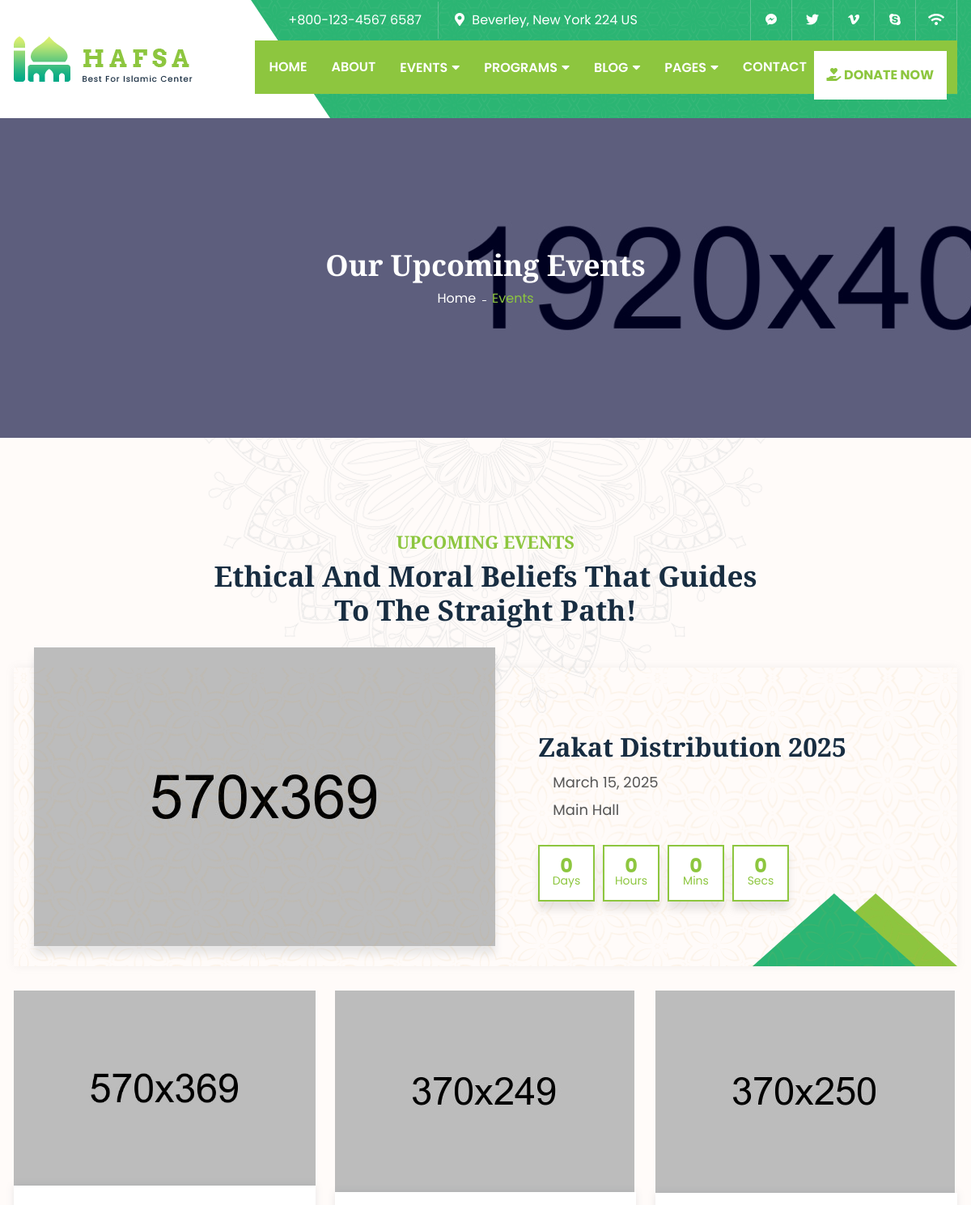
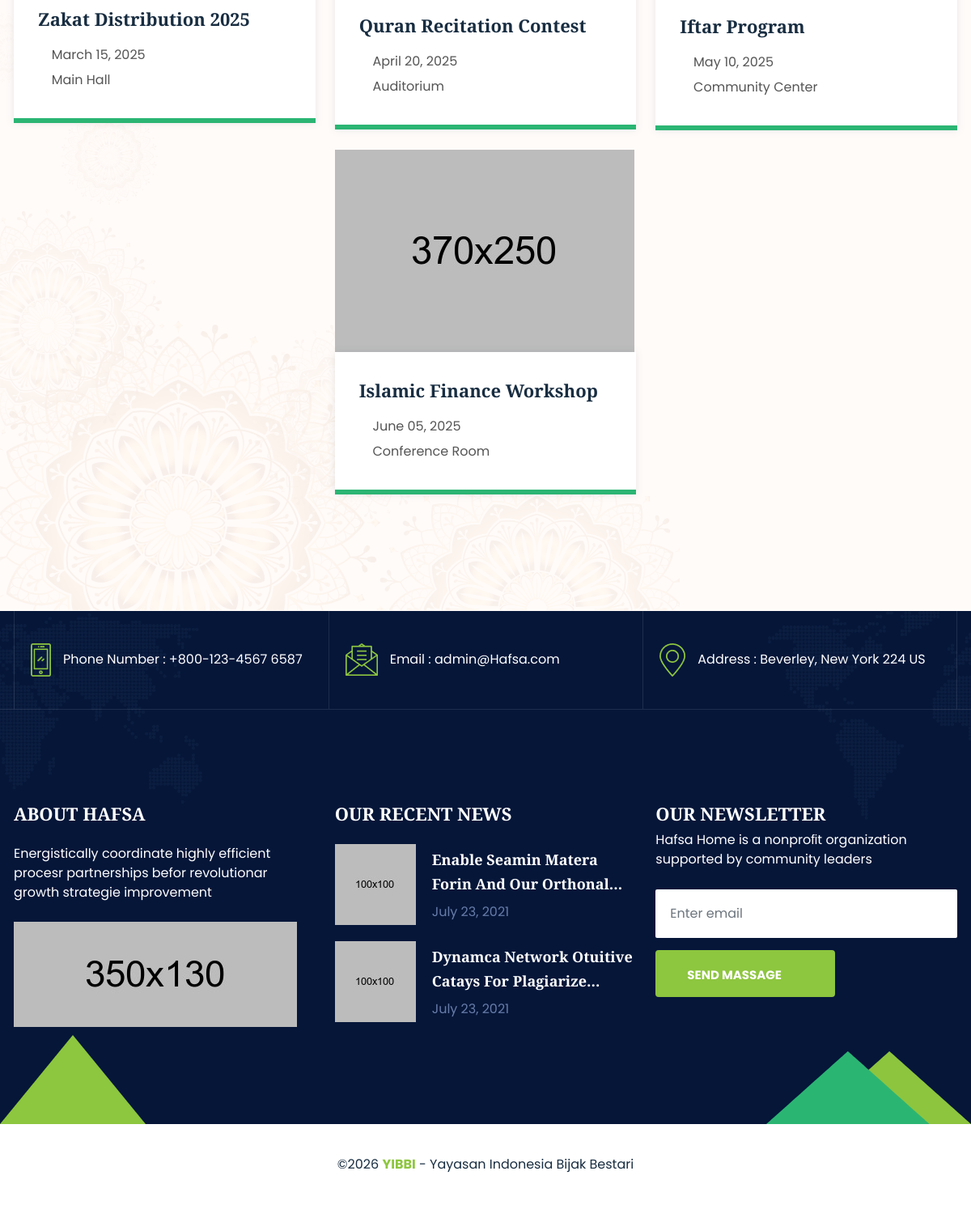
Screenshot of /events.php with the database file from the repository (2 pictures, top to bottom).
### tables this page shows
CREATE TABLE `settings` (
  `id` int(11) NOT NULL AUTO_INCREMENT,
  `site_title` varchar(255) NOT NULL,
  `logo` varchar(255) DEFAULT NULL,
  `favicon` varchar(255) DEFAULT NULL,
  `phone` varchar(50) DEFAULT NULL,
  `email` varchar(100) DEFAULT NULL,
  `address` text DEFAULT NULL,
  `copyright_text` text DEFAULT NULL,
  `footer_about_title` varchar(255) DEFAULT 'About Hafsa',
  `footer_about_text` text DEFAULT NULL,
  `footer_about_image` varchar(255) DEFAULT NULL,
  `whatsapp_donation` varchar(20) DEFAULT '6281234567890',
  `created_at` timestamp NOT NULL DEFAULT current_timestamp(),
  `updated_at` timestamp NOT NULL DEFAULT current_timestamp() ON UPDATE current_timestamp(),
  PRIMARY KEY (`id`)
);

CREATE TABLE `social_media` (
  `id` int(11) NOT NULL AUTO_INCREMENT,
  `platform` varchar(50) NOT NULL,
  `icon_class` varchar(50) NOT NULL,
  `url` varchar(255) NOT NULL,
  `is_active` tinyint(1) NOT NULL DEFAULT 1,
  `order_index` int(11) NOT NULL DEFAULT 0,
  PRIMARY KEY (`id`)
);

CREATE TABLE `events` (
  `id` int(11) NOT NULL AUTO_INCREMENT,
  `title` varchar(255) NOT NULL,
  `description` text NOT NULL,
  `image` varchar(255) NOT NULL,
  `event_date` datetime NOT NULL,
  `location` varchar(255) DEFAULT NULL,
  `organizer` varchar(255) DEFAULT NULL,
  `category` varchar(100) DEFAULT NULL,
  `is_featured` tinyint(1) DEFAULT 0,
  `is_active` tinyint(1) DEFAULT 1,
  `created_at` timestamp NOT NULL DEFAULT current_timestamp(),
  PRIMARY KEY (`id`)
);

### events.php (the view, shortened to what the rows shown need)
<?php
require_once 'config/database.php';
$stmt = $pdo->query("SELECT * FROM social_media WHERE is_active = 1 ORDER BY order_index");
$socialMedia = $stmt->fetchAll();
$stmt = $pdo->query("SELECT * FROM events WHERE is_active = 1 AND is_featured = 1 ORDER BY event_date ASC LIMIT 1");
$featuredEvent = $stmt->fetch();
$stmt = $pdo->query("SELECT * FROM events WHERE is_active = 1 ORDER BY event_date ASC");
$events = $stmt->fetchAll();
?>
<?php include 'includes/header.php'; ?>
    <section class="event-section padding-tb padding-b shape-4">
        <div class="container">
            <div class="row">
                <div class="col-12">
                    <div class="header-title">
                        <h2>Ethical And Moral Beliefs That Guides
                            To The Straight Path!</h2>
                    </div>
                </div>
                <div class="col-12">
                    <div class="event-content">
                        <?php if ($featuredEvent): ?>
                        <div class="event-top tri-shape-2 pattern-2">
                            <div class="event-top-thumb">
                                <a href="events-single.php?id=<?php echo $featuredEvent['id']; ?>">
                                    <img src="<?php echo htmlspecialchars($featuredEvent['image']); ?>" alt="Upcoming-event">
                                </a>
                            </div>
                            <div class="event-top-content">
                                <div class="event-top-content-wrapper">
                                    <h3><a href="events-single.php?id=<?php echo $featuredEvent['id']; ?>"><?php echo htmlspecialchars($featuredEvent['title']); ?></a></h3>
                                    <div class="date-count-wrapper">
                                        <ul class="lab-ul event-date">
                                            <li><i class="icofont-calendar"></i> <span><?php echo date('F d, Y', strtotime($featuredEvent['event_date'])); ?></span></li>
                                            <li><i class="icofont-location-pin"></i> <span><?php echo htmlspecialchars($featuredEvent['location'] ?? 'TBD'); ?></span></li>
                                        </ul>
                                        <ul class="lab-ul event-count" data-date="<?php echo date('F d, Y H:i:s', strtotime($featuredEvent['event_date'])); ?>">
                                            <li>
                                                <span class="days">00</span>
                                                <div class="count-text">Days</div>
                                            </li>
                                            <li>
                                                <span class="hours">00</span>
                                                <div class="count-text">Hours</div>
                                            </li>
                                            <li>
                                                <span class="minutes">00</span>
                                                <div class="count-text">Mins</div>
                                            </li>
                                            <li>
                                                <span class="seconds">00</span>
                                                <div class="count-text">Secs</div>
                                            </li>
                                        </ul>
                                    </div>
                                </div>
                            </div>
                        </div>
                        <?php endif; ?>
                        <div class="event-bottom">
                            <div class="row justify-content-center">
                                <?php foreach ($events as $event): ?>
                                <div class="col-lg-4 col-md-6 col-12">
                                    <div class="event-item lab-item mb-4">
                                        <div class="lab-inner">
                                            <div class="lab-thumb">
                                                <a href="events-single.php?id=<?php echo $event['id']; ?>">
                                                    <img src="<?php echo htmlspecialchars($event['image']); ?>" alt="event-image">
                                                </a>
                                            </div>
                                            <div class="lab-content">
                                                <h5><a href="events-single.php?id=<?php echo $event['id']; ?>"><?php echo htmlspecialchars($event['title']); ?></a></h5>
                                                <ul class="lab-ul event-date">
                                                    <li><i class="icofont-calendar"></i> <span><?php echo date('F d, Y', strtotime($event['event_date'])); ?></span>
                                                    </li>
                                                    <li><i class="icofont-location-pin"></i> <span><?php echo htmlspecialchars($event['location'] ?? 'TBD'); ?></span></li>
                                                </ul>
                                            </div>
                                        </div>
                                    </div>
                                </div>
                                <?php endforeach; ?>
                            </div>
                        </div>
                    </div>
                </div>
            </div>
        </div>
    </section>
<?php include 'includes/footer.php'; ?>

### includes/header.php (shortened to what the rows shown need)
<?php
$stmt = $pdo->query("SELECT * FROM settings LIMIT 1");
$settings = $stmt->fetch();
$stmt = $pdo->query("SELECT * FROM social_media WHERE is_active = 1 ORDER BY order_index");
$socialMedia = $stmt->fetchAll();
?>
<!DOCTYPE html>
<html lang="en">
<head>
    <link rel="stylesheet" href="<?php echo BASE_URL; ?>assets/css/bootstrap.min.css">
    <link rel="stylesheet" href="<?php echo BASE_URL; ?>assets/css/all.min.css">
    <link rel="stylesheet" href="<?php echo BASE_URL; ?>assets/css/icofont.min.css">
    <link rel="stylesheet" href="<?php echo BASE_URL; ?>assets/css/lightcase.css">
    <link rel="stylesheet" href="<?php echo BASE_URL; ?>assets/css/swiper.min.css">
    <link rel="stylesheet" href="<?php echo BASE_URL; ?>assets/css/style.css">
</head>
<body>
    <header class="header-3 pattern-1">
        <div class="container">
            <div class="row align-items-center justify-content-center">
                <div class="col-xl-3 col-12">
                    <div class="mobile-menu-wrapper d-flex flex-wrap align-items-center justify-content-between">
                        <div class="logo">
                            <a href="index.php">
                                <img src="<?php echo htmlspecialchars($settings['logo'] ?? 'assets/images/logo/01.png'); ?>" alt="logo">
                            </a>
                        </div>
                    </div>
                </div>
                <div class="col-xl-9 col-12">
                    <div class="header-top">
                        <div class="header-top-area">
                            <ul class="left lab-ul">
                                <li>
                                    <i class="icofont-ui-call"></i> <span><?php echo htmlspecialchars($settings['phone'] ?? '+800-123-4567 6587'); ?></span>
                                </li>
                                <li>
                                    <i class="fas fa-map-marker-alt"></i> <?php echo htmlspecialchars($settings['address'] ?? 'Beverley, New York 224 US'); ?>
                                </li>
                            </ul>
                            <ul class="social-icons lab-ul d-flex">
                                <?php foreach ($socialMedia as $social): ?>
                                <li>
                                    <a href="<?php echo htmlspecialchars($social['url']); ?>"><i class="<?php echo htmlspecialchars($social['icon_class']); ?>"></i></a>
                                </li>
                                <?php endforeach; ?>
                            </ul>
                        </div>
                    </div>
                </div>
            </div>
        </div>
    </header>

### includes/footer.php (shortened to what the rows shown need)
    <footer class="footer-section" style="background-image: url(<?php echo BASE_URL; ?>assets/images/bg-images/footer-bg.png);">
        <div class="footer-top">
            <div class="container">
                <div class="row g-3 justify-content-center g-lg-0">
                    <div class="col-lg-4 col-sm-6 col-12">
                        <div class="footer-top-item lab-item">
                            <div class="lab-inner">
                                <div class="lab-content">
                                    <span>Phone Number : <?php echo htmlspecialchars($settings['phone'] ?? '+88019 339 702 520'); ?></span>
                                </div>
                            </div>
                        </div>
                    </div>
                    <div class="col-lg-4 col-sm-6 col-12">
                        <div class="footer-top-item lab-item">
                            <div class="lab-inner">
                                <div class="lab-content">
                                    <span>Email : <?php echo htmlspecialchars($settings['email'] ?? 'admin@YIBBI.com'); ?></span>
                                </div>
                            </div>
                        </div>
                    </div>
                    <div class="col-lg-4 col-sm-6 col-12">
                        <div class="footer-top-item lab-item">
                            <div class="lab-inner">
                                <div class="lab-content">
                                    <span>Address : <?php echo htmlspecialchars($settings['address'] ?? '30 North West New York 240'); ?></span>
                                </div>
                            </div>
                        </div>
                    </div>
                </div>
            </div>
        </div>
        <div class="footer-middle padding-tb tri-shape-3">
            <div class="container">
                <div class="row">
                    <div class="col-lg-4 col-md-6 col-12">
                        <div class="footer-middle-item-wrapper">
                            <div class="footer-middle-item mb-5 mb-lg-0">
                                <div class="fm-item-title">
                                    <h5><?php echo htmlspecialchars($settings['footer_about_title'] ?? 'About YIBBI'); ?></h5>
                                </div>
                                <div class="fm-item-content">
                                    <p class="mb-4"><?php echo htmlspecialchars($settings['footer_about_text'] ?? 'Energistically coordinate highly efficient procesr partnerships befor revolutionar growth strategie improvement'); ?></p>
                                    <img src="<?php echo BASE_URL; ?><?php echo htmlspecialchars($settings['footer_about_image'] ?? 'assets/images/footer/footer-middle/01.jpg'); ?>" alt="about-image"
                                        class="footer-abt-img">
                                </div>
                            </div>
                        </div>
                    </div>
                    <div class="col-lg-4 col-md-6 col-12">
                        <div class="footer-middle-item-wrapper">
                            <div class="footer-middle-item-3 mb-5 mb-lg-0">
                                <div class="fm-item-content">
                                    <p><?php echo htmlspecialchars($settings['site_title'] ?? 'YIBBI'); ?> is a nonproﬁt organization supported
                                        by community leaders</p>
                                    <form>
                                        <div class="form-group">
                                        </div>
                                        <button type="submit" class="lab-btn">Send Massage </button>
                                    </form>
                                </div>
                            </div>
                        </div>
                    </div>
                </div>
            </div>
        </div>
    </footer>
</body>
</html>

### rows the page displays
settings: logo (picture), phone "+800-123-4567 6587", address "Beverley, New York 224 US", email "admin@Hafsa.com", footer_about_title "ABOUT HAFSA", footer_about_text "Energistically coordinate highly efficient procesr partnerships befor revolutionar growth strategie improvement", footer_about_image (picture), site_title "Hafsa Home"
events: image (picture), title "Zakat Distribution 2025", event_date "March 15, 2025", location "Main Hall"
events: image (picture), title "Quran Recitation Contest", event_date "April 20, 2025", location "Auditorium"
events: image (picture), title "Iftar Program", event_date "May 10, 2025", location "Community Center"
events: image (picture), title "Islamic Finance Workshop", event_date "June 05, 2025", location "Conference Room"
